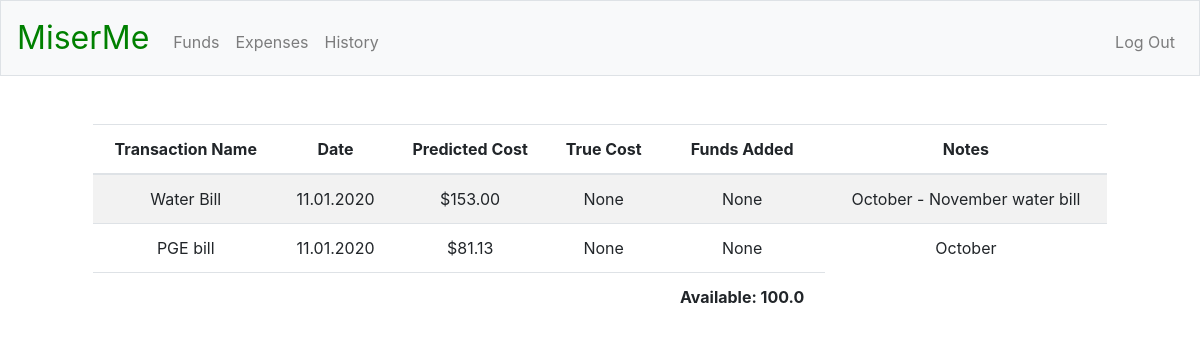
Before: / (signed in) with the older database file.
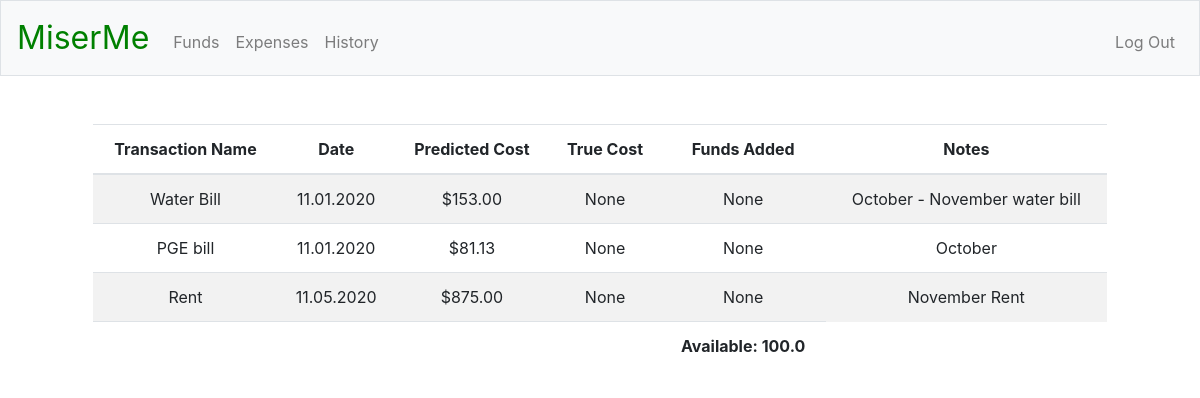
After: the same page with the newer database file.
### tables this page shows
CREATE TABLE finances (
funds_id INTEGER PRIMARY KEY AUTOINCREMENT NOT NULL,
user_id INTEGER NOT NULL,
txn_name TEXT DEFAULT "---" NOT NULL,
date TEXT DEFAULT "---" NOT NULL,
predicted_cost REAL DEFAULT "---" NOT NULL,
true_cost REAL DEFAULT "---" NOT NULL,
funds_added REAL DEFAULT "---" NOT NULL,
notes VARCHAR(255) DEFAULT "---" NOT NULL,
FOREIGN KEY(user_id) REFERENCES registrants(id));

CREATE TABLE 'registrants' (
'id' INTEGER PRIMARY KEY AUTOINCREMENT NOT NULL,
'username' TEXT NOT NULL,
'password' TEXT NOT NULL,
'funds' REAL NOT NULL DEFAULT 0.00);

### app.py (the view)
@app.route("/")
@login_required
def index():
    c.execute("SELECT txn_name, date, predicted_cost, true_cost, funds_added, notes FROM finances WHERE user_id = :user_id", {"user_id": session["user_id"]})
    rows = c.fetchall()
    funds_snapshot = []
    budget = 0
    for row in rows:
        funds_snapshot.append({
            "name": row[0],
            "date": row[1],
            "predict": usd(row[2]),
            "true": usd(row[3]),
            "added": usd(row[4]),
            "notes": row[5]
        })
    c.execute("SELECT funds FROM registrants WHERE id = :user_id", {"user_id": session["user_id"]})
    rows = c.fetchall()
    current_funds = rows[0][0]
    budget += current_funds
    return render_template("index.html", funds_snapshot=funds_snapshot, current_funds=current_funds, budget=budget)

### helpers.py (called while the page is built)
def login_required(f):
    @wraps(f)
    def decorated_functions(*args, **kwargs):
        if session.get("user_id") is None:
            return redirect("/login")
        return f(*args, **kwargs)
    return decorated_functions

def usd(value):
    if value != "---":
        return f"${value:,.2f}"

### templates/index.html (shortened to what this page needs)
{% extends "layout.html" %}
{% block main %}
<div class="col-12">
    <table class="table table-striped">
        <thead>
            <tr>
                <th>Transaction Name</th>
                <th>Date</th>
                <th>Predicted Cost</th>
                <th>True Cost</th>
                <th>Funds Added</th>
                <th>Notes</th>
            </tr>
        </thead>
        <tbody>
            {% for i in funds_snapshot %}
            <tr>
                <td>{{ i["name"] }}</td>
                <td>{{ i["date"] }}</td>
                <td>{{ i["predict"] }}</td>
                <td>{{ i["true"] }}</td>
                <td>{{ i["added"] }}</td>
                <td>{{ i["notes"] }}</td>
            </tr>
            {% endfor %}
        </tbody>
        <tfoot>
            <tr>
                <td colspan="4"></td>
                <td style="font-weight:bold;">Available: {{ current_funds }}</td>
            </tr>
        </tfoot>
    </table>
</div>
{% endblock %}

### templates/layout.html (shortened to what this page needs)
<!DOCTYPE html>
<html lang="en">
    <head>
        <link rel="stylesheet" href="https://stackpath.bootstrapcdn.com/bootstrap/4.5.2/css/bootstrap.min.css">
        <link href="/static/styles.css" rel="stylesheet">
    </head>
    <body>
        <nav class="navbar navbar-expand-md navbar-light bg-light border">
            <a class="navbar-brand" href="/"><span class="miserme_brand">MiserMe</span></a>
            <div class="collapse navbar-collapse" id="navbar">
                {% if session.user_id %}
                    <ul class="navbar-nav mr-auto mt-2">
                        <li class="nav-item"><a class="nav-link" href="/add_funds">Funds</a></li>
                        <li class="nav-item"><a class="nav-link" href="/expense">Expenses</a></li>
                        <li class="nav-item"><a class="nav-link" href="/history">History</a></li>
                    </ul>
                    <ul class="navbar-nav ml-auto mt-2">
                        <li class="nav-item"><a class="nav-link" href="/logout">Log Out</a></li>
                    </ul>
                {% else %}
                    <ul class="navbar-nav ml-auto mt-2">
                        <li class="nav-item"><a class="nav-link" href="/register">Register</a></li>
                        <li class="nav-item"><a class="nav-link" href="/login">Log In</a></li>
                    </ul>
                {% endif %}
            </div>
        </nav>
        <main class="container p-5">
            {% block main %}{% endblock %}
        </main>
    </body>
</html>

### static/styles.css (style rules this page uses)
main { overflow-x: auto; text-align: center; }
nav .navbar-brand { font-size: xx-large; }
nav .navbar-brand .miserme_brand { color: green; }

Changed rows visible on the page:
added finances: name "Rent", date "11.05.2020", predict "$875.00", true "None", added "None", notes "November Rent"
